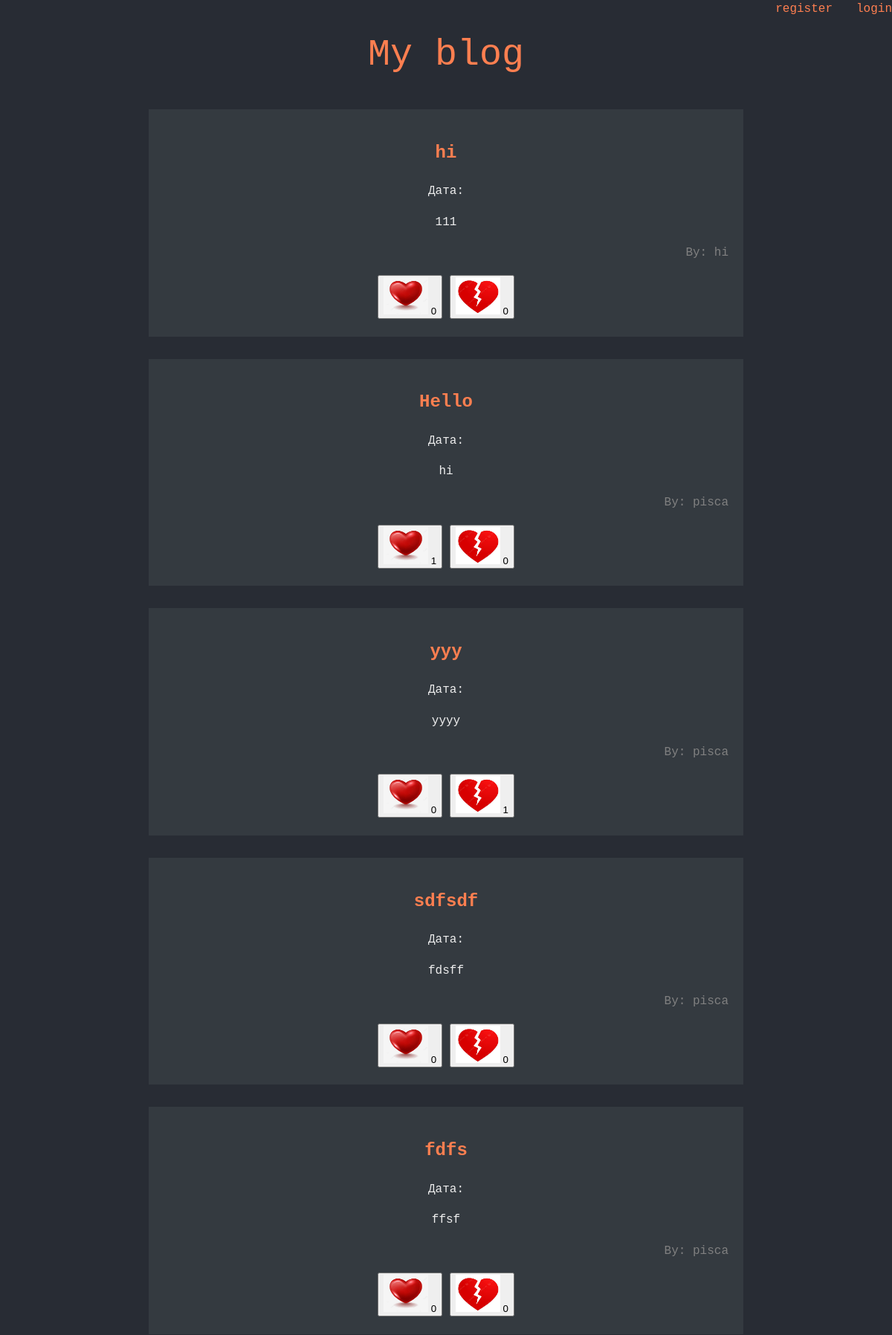
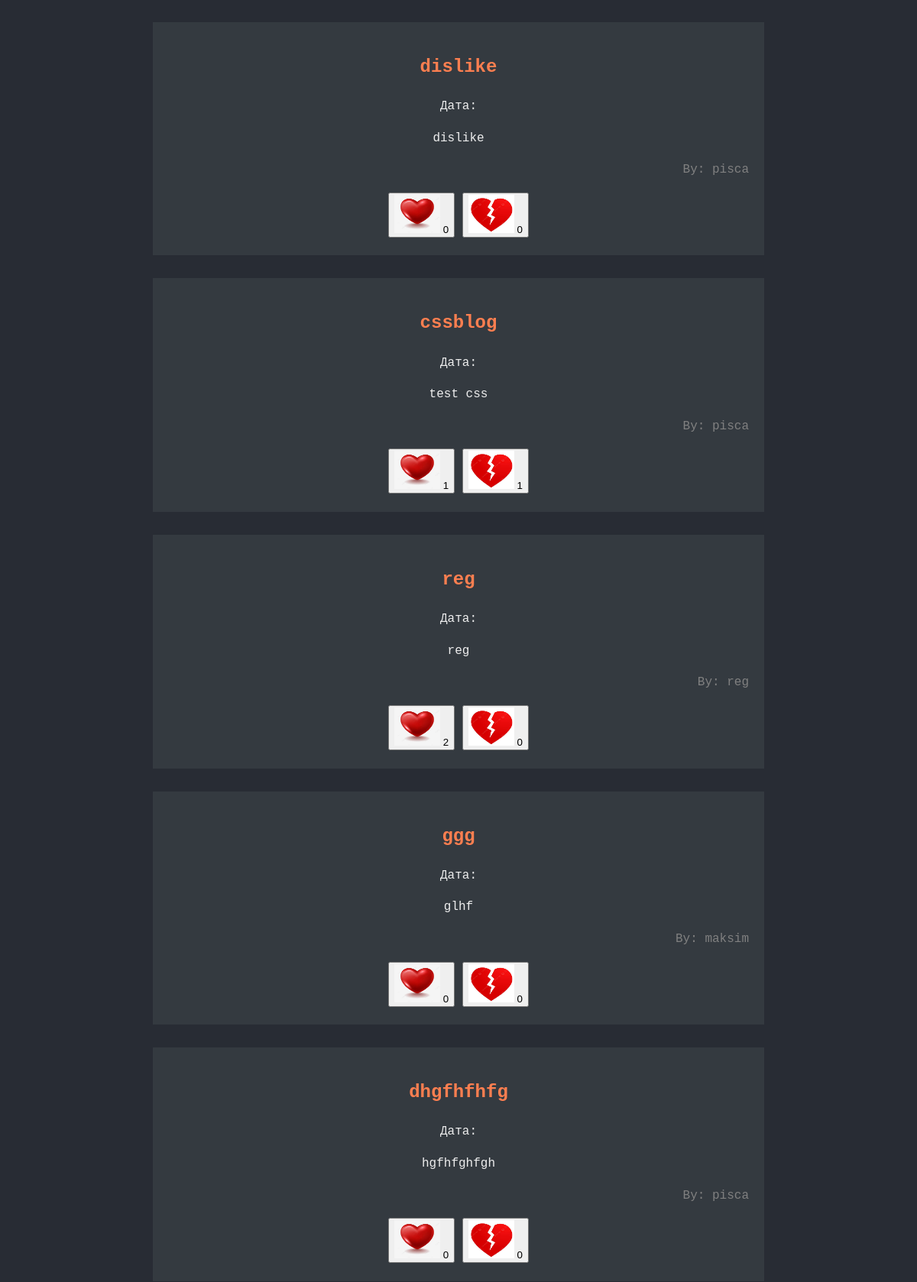
The page / (upper part) on the database its author committed (2 pictures, top to bottom).
### tables this page shows
CREATE TABLE post(
  id INTEGER PRIMARY KEY AUTOINCREMENT,
  title TEXT NOT  NULL,
  content TEXT NOT NULL, author_id INTEGER, authore_id INTEGER);

### wev.py (the view, shortened to what this page needs)
@app.route('/')
def index():
    cursor.execute('''SELECT post.id, post.title,post.content,post.author_id,user.username,
                   COUNT(DISTINCT like.id) AS likes,COUNT(DISTINCT dislike.id) AS dislikes FROM post
                   JOIN user ON post.author_id = user.id
                   LEFT JOIN like ON post.id = like.post_id
                   LEFT JOIN dislike ON post.id = dislike.post_id
                   GROUP BY post.id,post.title,post.content,post.author_id,user.username''')
    result = cursor.fetchall()
    print(result)
    posts = []
    for post in reversed(result):
        posts.append(
            {'id': post[0],'title': post[1], 'content': post[2],'author_id': post[3],'username': post[4],
             'likes': post[5],'dislikes': post[6]})
    context = {'posts': posts}
    print(context)
    return render_template('blog.html', **context)

### wev.py (called while the page is built)
@app.teardown_appcontext
def close_connection(exception):
    close_db()

### templates/blog.html (shortened to what this page needs)
<!DOCTYPE html>
<html lang="en">
<head>
  <link rel="stylesheet" href="static/cssblog.css">
</head>
<body>
      <h1>My blog</h1>
      <div class='blog'>
     {% for post in posts %}
        <div class="card">
          <h2><a href="{{ url_for('post', post_id = post.id) }}">
              {{ post.title }}</a> </h2>
          <p>Дата: {{ post.date }}</p>
          <p>{{ post.content }}</p>
          <p class="author">By: {{ post.username }}</p>
          <button onclick="location.href='{{ url_for('like_post', post_id=post.id) }}'">
                <img src="/static/images/serdce+.jpg" class="like">
          <span>{{ post.likes }}</span>
          </button>
          <button onclick="location.href='{{ url_for('dislike_post', post_id=post.id) }}'">
                <img src="/static/images/serdce-.jpg" class="like">
          <span>{{ post.dislikes }}</span>
          </button>
        </div>
    {% endfor %}
    {% if not current_user.is_authenticated %}
          <a href="{{ url_for ('login') }}" class="login">login</a>
          <a href="{{ url_for ('register') }}" class="register">register</a>
    {% endif %}
    </div>
</body>
</html>

### static/cssblog.css (style rules this page uses)
body { font-family: 'Courier New', monospace; background-color: #282c34; color: #eee; line-height: 1.6; }
.blog { margin: auto; max-width: 800px; }
h1 { font-size: 50px; font-weight: 300; color: #ff7f50; text-align: center; }
.card { padding: 20px; margin-bottom: 30px; background-color: #343a40; text-align: center; }
a { text-decoration: none; color: #ff7f50; }
.author { color: gray; text-align: right; }
.register { position: absolute; top: 0; right: 80px; }
.login { position: absolute; top: 0; right: 0; }
.like { height: 50px; width: 60px; }

### rows shown on the page
post: title "hi", content "111", username "hi", likes "0", dislikes "0"
post: title "Hello", content "hi", username "pisca", likes "1", dislikes "0"
post: title "yyy", content "yyyy", username "pisca", likes "0", dislikes "1"
post: title "sdfsdf", content "fdsff", username "pisca", likes "0", dislikes "0"
post: title "fdfs", content "ffsf", username "pisca", likes "0", dislikes "0"
post: title "dislike", content "dislike", username "pisca", likes "0", dislikes "0"
post: title "cssblog", content "test css", username "pisca", likes "1", dislikes "1"
post: title "reg", content "reg", username "reg", likes "2", dislikes "0"
post: title "ggg", content "glhf", username "maksim", likes "0", dislikes "0"
post: title "dhgfhfhfg", content "hgfhfghfgh", username "pisca", likes "0", dislikes "0"
